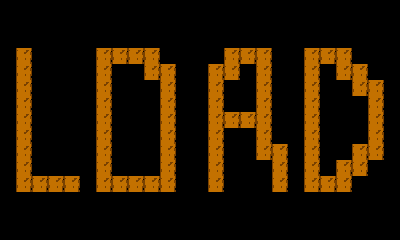

Rendered tile map (Tiled .tmx) drawn with the repository's tilesets; below, a short description and the full map source, tile grids included:
An orthogonal 25x15 tile map with 16x16 px tiles, 1 tile layer (Tile Layer 1) and 2 objects (2x camera).

<map version="1.0" tiledversion="1.1.6" orientation="orthogonal" renderorder="right-down" width="25" height="15" tilewidth="16" tileheight="16" infinite="0" nextobjectid="3">
 <tileset firstgid="1" name="ForestTiles" tilewidth="16" tileheight="16" tilecount="16" columns="4">
  <image source="TileSets/ForestTiles.png" width="64" height="64" />
 </tileset>
 <layer name="Tile Layer 1" width="25" height="15">
  <data encoding="csv">
10,10,10,10,10,10,10,10,10,10,10,10,10,10,10,10,10,10,10,10,10,10,10,10,10,
10,10,10,10,10,10,10,10,10,10,10,10,10,10,10,10,10,10,10,10,10,10,10,10,10,
10,10,10,10,10,10,10,10,10,10,10,10,10,10,10,10,10,10,10,10,10,10,10,10,10,
10,9,10,10,10,10,9,9,9,9,10,10,10,10,9,9,9,10,10,9,9,9,10,10,10,
10,9,10,10,10,10,9,10,10,9,9,10,10,9,9,10,9,10,10,9,10,9,9,10,10,
10,9,10,10,10,10,9,10,10,10,9,10,10,9,10,10,9,10,10,9,10,10,9,9,10,
10,9,10,10,10,10,9,10,10,10,9,10,10,9,10,10,9,10,10,9,10,10,10,9,10,
10,9,10,10,10,10,9,10,10,10,9,10,10,9,9,9,9,10,10,9,10,10,10,9,10,
10,9,10,10,10,10,9,10,10,10,9,10,10,9,10,10,9,10,10,9,10,10,10,9,10,
10,9,10,10,10,10,9,10,10,10,9,10,10,9,10,10,9,9,10,9,10,10,9,9,10,
10,9,10,10,10,10,9,10,10,10,9,10,10,9,10,10,10,9,10,9,10,9,9,10,10,
10,9,9,9,9,10,9,9,9,9,9,10,10,9,10,10,10,9,10,9,9,9,10,10,10,
10,10,10,10,10,10,10,10,10,10,10,10,10,10,10,10,10,10,10,10,10,10,10,10,10,
10,10,10,10,10,10,10,10,10,10,10,10,10,10,10,10,10,10,10,10,10,10,10,10,10,
10,10,10,10,10,10,10,10,10,10,10,10,10,10,10,10,10,10,10,10,10,10,10,10,10
</data>
 </layer>
 <objectgroup name="Room1">
  <object id="1" name="cMin1" type="camera" x="0" y="0">
   <point />
  </object>
  <object id="2" name="cMax1" type="camera" x="400" y="240">
   <point />
  </object>
 </objectgroup>
</map>